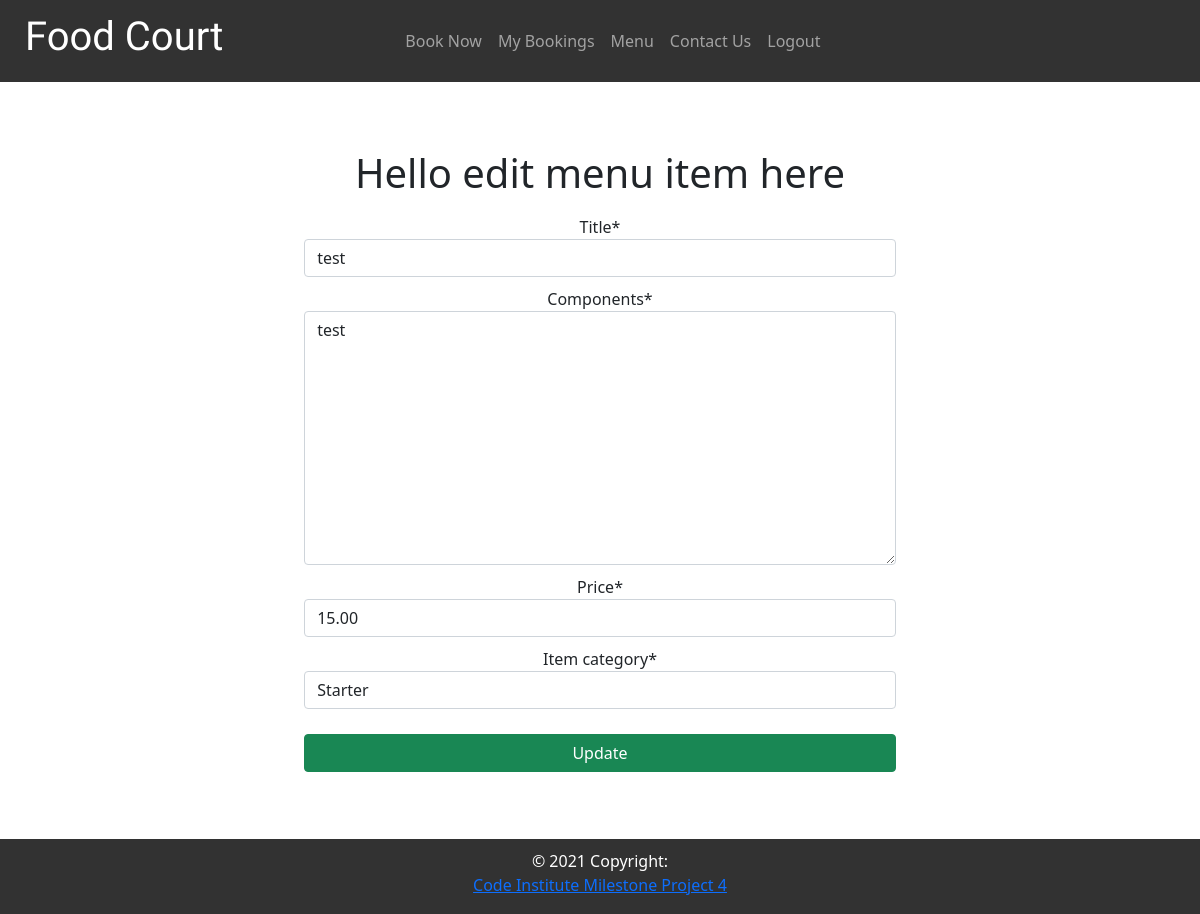
Screenshot of /menu/edit/1 (signed in) with the database file from the repository.
### menu/models.py (models this page shows, shortened)
class menu_item(models.Model):
    title = models.CharField(max_length=200, unique=True)
    components = models.TextField(max_length=5000)
    price = models.DecimalField(max_digits=4, decimal_places=2)
    created_on = models.DateField(auto_now_add=True)
    item_category = models.IntegerField(choices=ITEM_TYPE)

### menu/views.py (the view, shortened to what this page needs)
# urls.py: path('edit/<item_id>', views.edit_item, name='edit'),
def edit_item(request, item_id):
    item = get_object_or_404(menu_item, id=item_id)
    form = addItemForm(instance=item)
    context = {
        'form': form
    }
    return render(request, 'menu/edit_item.html', context)

### menu/form.py
class addItemForm(forms.ModelForm):
    class Meta:
        model = menu_item
        fields = '__all__'

### menu/templates/menu/edit_item.html (shortened to what this page needs)
{% extends "base.html" %}
{% load crispy_forms_tags %}
{% block content %}
    {% if request.user.is_authenticated %}
        <div class="container add_edit_container">
            <div class="row">
                <div class="col item_form_content">
                    <h1 class="form-heading">Hello edit menu item here</h1>
                    <form method= "POST" id="edit_form">
                        <div class="form-row">
                            <div class="form-group">
                                {{form.title|as_crispy_field}}
                            </div>
                        </div>
                        <div class="form-row">
                            <div class="form-group">
                                {{form.components|as_crispy_field}}
                            </div>
                        </div>
                        <div class="form-row">
                            <div class="form-group">
                                {{form.price|as_crispy_field}}
                            </div>
                        </div>
                        <div class="form-row">
                            <div class="form-group">
                                {{form.item_category|as_crispy_field}}
                            </div>
                        </div>
                        <button class="btn btn-success" type="submit" id="update_btn">Update</button>
                    </form>
                </div>
            </div>
        </div>
    {% endif %}
{% endblock %}

### static/css/base.css (style rules this page uses)
* { margin: 0; padding: 0; }
html, body { height:100%; padding:0; margin:0; }
body { min-width: 100vw; overflow-x: hidden; background-image: url('https://res.cloudinary.com/dmgrh8ekr/image/upload/v1642891482/greenwich/pattern_wg14iu.png'); background-size: 600px; }
.form-heading { text-align: center; margin-top: 25px; }
.col form { width: 60%; }
.form-row { margin-top: 10px; }
.add_edit_container { background-color: white; width: 30%; min-height: 50vh; display: flex; flex-direction: column; justify-content: center; }
.item_form_content { margin: 25px auto; display: flex; flex-direction: column; align-items: center; }
#update_btn, #add_btn { margin: 25px 0; width: 25%; }
@media screen and (min-width: 768px) { .add_edit_container { width: 80%; margin: 35px auto; } }
@media screen and (min-width: 768px) { .col form { width: 80%; } }
@media screen and (min-width: 768px) { #update_btn, #add_btn { width: 100%; } }
@media screen and (min-width: 768px) { .item_form_content { margin: 7px; text-align: center; } }

### rows the page displays
menu_item: title "test", components "test", price "15.00", item_category "Starter"
